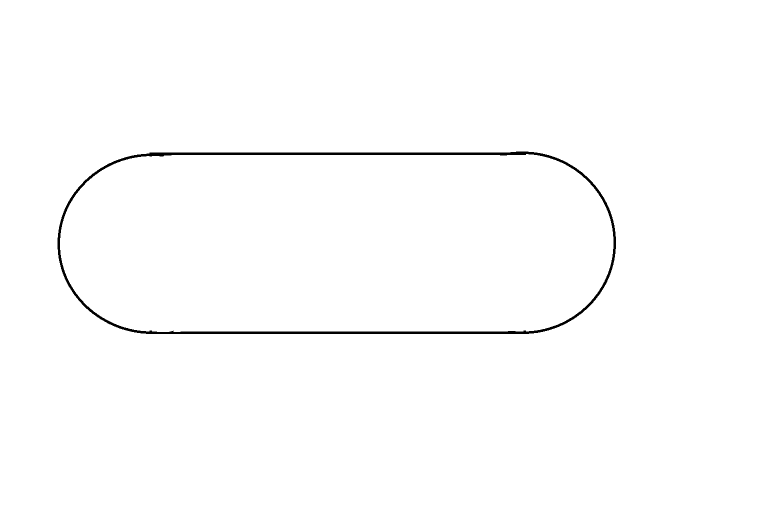
#> input picture Maps/mapao.png, 1520 x 1058 px (shown at 1/2 size)
$ python example_robot.py
#> lines starting #> are read from the running program, lines starting #| are printed output that depends on the picture; after the words box and inside, x2 and y2 are one past the last pixel; in counts of white or black regions, pixels touching at a corner belong together
### mapping.py
import numpy as np
from PIL import Image
import matplotlib.pyplot as plt

class Map(object):
    """This class create a representation of the robot environmet receving an
    image of its map, the image is converted to a black and white image and then
    represented as a numpy array"""
    def __init__(self,file):
#> called with file = 'Maps/mapao.png'
        self.pixels = np.asarray(Image.open(file).convert("L").transpose(Image.FLIP_TOP_BOTTOM))
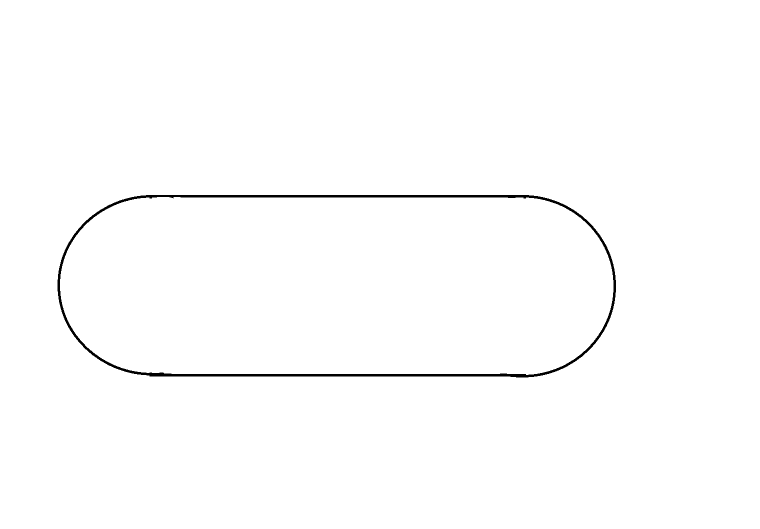
#> self.pixels: shape (1058, 1520) (shown at 1/2 size); 99.2% white; 1 black region, box (x1, y1, x2, y2) and area: (115, 390, 1232, 755) 13286
    # [5 lines left out: function show, not called in this run]
        #plt.draw()
    def read(self,x,y):
        """Read the value of the pixel in the desired position"""
        return self.pixels[y][x]
    def getMap(self):
        """Return the numpy array thats represent the map"""
        return self.pixels

### robot.py
import bicycle
import vehicle
import camera
import mapping

class Robot(vehicle.Vehicle):
    """This class take all the previous classes and create a robot model, it can
    see the map over the camera and move based on it

    To Inicialize a robot it is need:

    * A image file thats represents the envoriment(**map_file**)
    * A relation of pixels per meter to scale the image (**pxlpermeter**)
    * The length of the camera in pixels (**cam_length**)"""
    def __init__(self,map_file, cam_length = 128, L = 0.2 ,alpha_max = 20,
                                pxlpermeter = 370, H = 0.2, cam_angle = 30):
        vehicle.Vehicle.__init__(self,L*pxlpermeter,alpha_max)      #create a vehicle
        self.pxlpermeter = pxlpermeter                  #scale the plot
        self.map = mapping.Map(map_file)                #create a map
        self.H = H*pxlpermeter                          #set the cam heigth
        self.cam = camera.Camera(self.H,cam_angle,cam_length)#Load the map into
        self.cam.loadMap(self.map)                      #the robots camera
        self.error = 0                                  #actual error (error[k])
        self.last_error = 0                             #last error (error[k-1])
        self.int_error = 0                              #integral of the error

    def run(self,v,value):
        '''Sobrepose the run method applying the pixels per meter paramater
        to the speed and scalling the angle as a **value** from -1 to 1, because
        the camera reads return a error in this range'''
        ###Value must be between -1 and 1
        alpha = value*self.alpha_max  #scale the value to the steer angle
        self.Odometry(v,alpha)        #Reads the odometry sensors v in meters
        v = v*self.pxlpermeter        # and steer in degrees
        bicycle.Bicycle.run(self,v,alpha)
    # [4 lines left out: function show, not called in this run]
    def pidControl(self,Kp = 2,Ki = 0, Kd = 0,v = 1,debug=True):
        """Aplly the PID control to the model"""
        error = self.cam.findLine(self.getPose(),visualize = debug)
        self.int_error += error
        delta_error = error - self.last_error
        self.last_error = error
        alpha = Kp * error + Ki * self.int_error + Kd * delta_error
        self.run(v,alpha)
        if debug:
            print error,alpha
    def sim_LineFollower(self,Kp = 2, Ki = 0, Kd = 0, v =5, Steps = 500,debug=False):
        """Simulate the robot autonomously running througth the map using a PID
        control system for a number of **steps**

        Parameters:

        * Kp = Proportional Gain.
        * Ki = Integral Gain.
        * Kd = Derivative Gain.
        * v = speed in meters to step time."""
#> called with Kp = 1, Ki = 0, Kd = 0.3, v = 0.005, Steps = 1600, debug = True
        for i in xrange(Steps):
            self.pidControl(Kp,Ki,Kd,v,debug)

### bicycle.py
import math
import random
import matplotlib.pyplot as plt

class Bicycle(object):
    """Implementation of the famous bibycle "model"

    Inicialize the model, getting **L** = distance between the wheels and
    **alpha_max** = maximun steer angle

    **The distances must be ALLWAYS in meters**"""

    def __init__(self, L =1 ,alpha_max = 90):
        self.L = L                      # L is the length between the wheels
        self.alpha_max = alpha_max      # alpha_max is the maximal angle of the
        self.x = 0                      # front axis
        self.y = 0                      # the inicial position of the model is
        self.theta = 0                  # (0,0,0) and the pose is (x,y,theta)
        self.poses = [[],[],[]]         # list old the poses of the model
    def clear(self):
        """Clear the list of poses"""
        self.poses = [[],[],[]]
    def getPose(self):
        """Return que actual pose of the model. The pose is in (x,y,theta) form"""
        return self.poses[0][-1],self.poses[1][-1],self.poses[2][-1]
    def setPose(self,x,y,theta):
        """Define a new pose to the model"""
        self.x = x
        self.y = y
        self.theta = theta
        self.poses[0].append(x)
        self.poses[1].append(y)
        self.poses[2].append(theta)
    def update(self,x,y,theta):
        """Change the pose of the model adding the parameters to the actual pose"""
        self.x += x
        self.y += y
        self.theta += theta
        self.poses[0].append(self.x)
        self.poses[1].append(self.y)
        self.poses[2].append(self.theta)
    def run(self,v,alpha):
        """Calculate the next pose of the model getting the speed (distance travaled
        in this step time) and the steer angle"""
        if(alpha > self.alpha_max):   #limits the steer angle to the fisical limit
            alpha = self.alpha_max
        if(alpha < -self.alpha_max):
            alpha = -self.alpha_max
        delta_x = v*math.cos(math.radians(self.theta))
        delta_y = v*math.sin(math.radians(self.theta))
        delta_theta = math.degrees((v/self.L)*math.tan(math.radians(alpha)))
        #print delta_theta
        self.update(delta_x,delta_y,delta_theta)
    # [16 lines left out: functions show, sim_RandomPath, sim_Path, not called in this run]
    def __str__(self):
        return str(self.poses)

### vehicle.py
import math
import random
import matplotlib.pyplot as plt
import bicycle

class Vehicle(bicycle.Bicycle):
    """The Vehicle is based on the Bicycle class, the diferece is the it has
        sensors em methods for odometry"""
    def __init__(self, L = 1 ,alpha_max = 90):
        bicycle.Bicycle.__init__(self,L,alpha_max)
        self.odoState = False   #turn of odometry
        self.odoVariance = [0,0]    #set the standard deviantion of the odometry to
                                # zero
        self.sensors = [[],[]]  # inicialize a list of the sensors reads,
                                # sensors[0] = encoder
                                # sensors[1] = steer angle
    # [16 lines left out: functions setOdometry, setOdometryVariance, readSensors, not called in this run]
    def Odometry(self,v,alpha):
        """Make the read of the sensors if the odometry is set"""
        if(self.odoState):
            self.readSensors(v,alpha)
    def readOdometry(self):
        """Return the list of sensors reads of the encoder and the steer angles"""
        return self.sensors[0],self.sensors[1]
    # [8 lines left out: functions run, clear, not called in this run]

### camera.py
import matplotlib.pyplot as plt
import math

class Camera(object):
    """Simulate a line scan camera used to read the map

    **L** is length of the camera image in pixels"""
    def __init__(self, H, cam_angle, L = 60):
        self.L = L          #The length of the camera image (pixels)
        self.H = H
        self.cam_angle= cam_angle
        self.error = 0
        #Define the distance between the robot and the camera readLine
        self.d_cam = self.H * math.tan(math.radians(self.cam_angle))
        self.beta = math.degrees(math.atan(L/(2*self.d_cam)))
        self.d_start = self.d_cam/math.cos(math.radians(self.beta))
    def loadMap(self,map):
        """Load a Map object into the camera"""
        self.map = map

    def readLine(self,pose,visualize = False):
        """Reads a line of the map based on the pose of the robot"""
        #Define the position of the first pixel
#        startx =  (pose[0] + d_cam*math.cos(math.radians(pose[2]))) + \
#         (self.L/2)*math.cos(math.radians((pose[2]+90)))
#        starty =  (pose[1] + d_cam*math.sin((pose[2]))) + \
#        (self.L/2)*math.sin(math.radians(pose[2]+90))
        startx = (pose[0] + self.d_start*math.cos(math.radians(pose[2]+self.beta)))
        starty = (pose[1] + self.d_start*math.sin(math.radians(pose[2]+self.beta)))
        x = []      #list of x positions of the pixels
        y = []      #list of y positions of the pixels
        reads = []  #value of the pixels

        for i in xrange(self.L):    #run over the line pixel by pixel
            x.append(int(startx+i*math.cos(math.radians(pose[2]-90))))
            y.append(int(starty+i*math.sin(math.radians(pose[2]-90))))
            reads.append(self.map.read(x[-1],y[-1]))
        if visualize:
            plt.plot(x,y)
#> (the run stopped early here; a loop or call above may not have finished)
